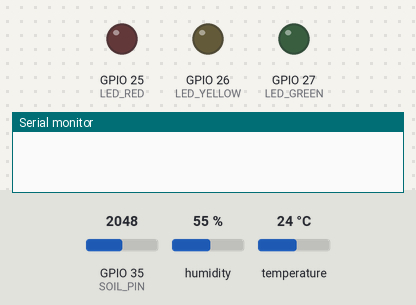
Bench run of a sketch on a simulated ESP32. Parts: output pins drawn as LEDs (lit = HIGH), the last lines printed to the serial monitor. The test bench sets the inputs (shaded band); at power-on: GPIO 35 (SOIL_PIN) = 2048, humidity 55 %, temperature 24 °C. WiFi joins after 1.5 s; servers stay silent unless stated; web services answer with replies made up by the test bench.

Above: at 0.1 s.
At 1.6 s:
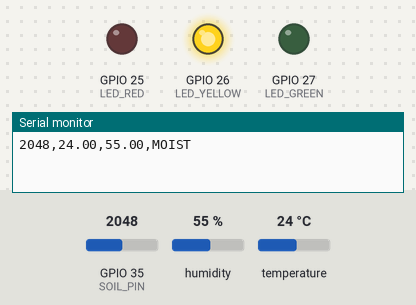
Timing chart, 0 to 3.1 s (numbered marks = the images above):
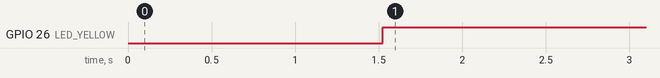

The sketch:

smart_plant_monitor.ino
```cpp
/*
 Smart Plant Health Monitor
 ESP32 + Soil Moisture + DHT11 + LEDs + ThingSpeak
*/

#include <WiFi.h>
#include <HTTPClient.h>
#include <DHT.h>

const char* ssid = "YOUR_WIFI_NAME";
const char* password = "YOUR_WIFI_PASSWORD";

String apiKey = "YOUR_THINGSPEAK_WRITE_API_KEY";
String serverName = "https://api.thingspeak.com/update";

#define SOIL_PIN 35
#define DHTPIN 4
#define DHTTYPE DHT11

#define LED_RED 25
#define LED_YELLOW 26
#define LED_GREEN 27

DHT dht(DHTPIN, DHTTYPE);

void setup() {
  Serial.begin(115200);
  dht.begin();

  pinMode(LED_RED, OUTPUT);
  pinMode(LED_YELLOW, OUTPUT);
  pinMode(LED_GREEN, OUTPUT);

  WiFi.begin(ssid, password);
  while (WiFi.status() != WL_CONNECTED) {
    delay(500);
  }
}

void loop() {
  int soil = analogRead(SOIL_PIN);
  float temp = dht.readTemperature();
  float hum = dht.readHumidity();

  String label;
  if (soil <= 1975) label = "WET";
  else if (soil <= 3275) label = "MOIST";
  else label = "DRY";

  digitalWrite(LED_RED, LOW);
  digitalWrite(LED_YELLOW, LOW);
  digitalWrite(LED_GREEN, LOW);

  if (label == "WET") digitalWrite(LED_GREEN, HIGH);
  else if (label == "MOIST") digitalWrite(LED_YELLOW, HIGH);
  else digitalWrite(LED_RED, HIGH);

  Serial.print(soil);
  Serial.print(",");
  Serial.print(temp);
  Serial.print(",");
  Serial.print(hum);
  Serial.print(",");
  Serial.println(label);

  if (WiFi.status() == WL_CONNECTED) {
    HTTPClient http;
    String url = serverName + "?api_key=" + apiKey +
                 "&field1=" + String(soil) +
                 "&field2=" + String(temp) +
                 "&field3=" + String(hum);
    http.begin(url);
    http.GET();
    http.end();
  }

  delay(20000);
}
```

Measured:
- by itself, GPIO 26 (LED_YELLOW): LOW → HIGH at 1.5 s
